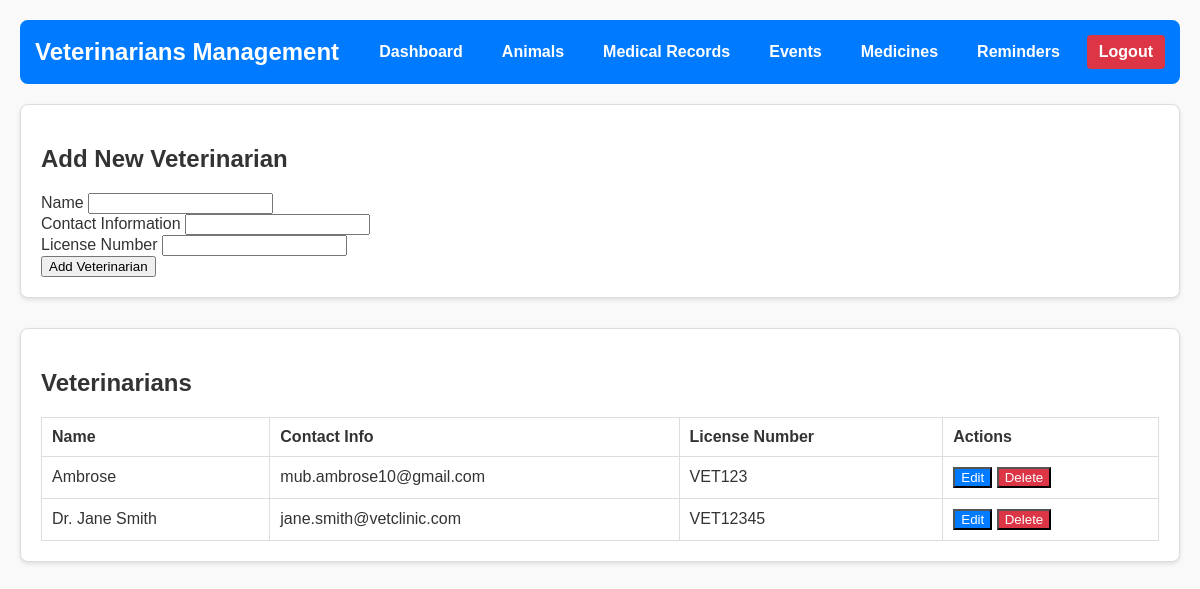
/veterinarians.php (signed in), run on the app's committed database.
### tables this page shows
CREATE TABLE `veterinarians` (
  `vet_id` int(11) NOT NULL,
  `name` varchar(255) NOT NULL,
  `contact_info` varchar(255) DEFAULT NULL,
  `license_number` varchar(100) NOT NULL
);

### veterinarians.php (the view, shortened to what this page needs)
<?php
require 'db.php';
$query = "SELECT * FROM veterinarians ORDER BY name";
$vets = $conn->query($query)->fetch_all(MYSQLI_ASSOC);
?>
<!DOCTYPE html>
<html lang="en">
<head>
    <link rel="stylesheet" href="veterinarians.css">
</head>
<body>
    <div class="dashboard-container">
        <header>
            <h1>Veterinarians Management</h1>
            <nav>
                <a href="dashboard.php">Dashboard</a>
                <a href="animals.php">Animals</a>
                <a href="medical_records.php">Medical Records</a>
                <a href="events.php">Events</a>
                <a href="medicines.php">Medicines</a>
                <a href="reminders.php">Reminders</a>
                <a href="logout.php" class="logout-btn">Logout</a>
            </nav>
        </header>
        <section class="vet-form">
            <h2>Add New Veterinarian</h2>
            <form method="POST">
                <div class="form-group">
                    <label for="name">Name</label>
                    <input type="text" id="name" name="name" required>
                </div>
                <div class="form-group">
                    <label for="contact_info">Contact Information</label>
                    <input type="text" id="contact_info" name="contact_info" required>
                </div>
                <div class="form-group">
                    <label for="license_number">License Number</label>
                    <input type="text" id="license_number" name="license_number" required>
                </div>
                <button type="submit" name="submit" class="submit-btn">Add Veterinarian</button>
            </form>
        </section>
        <section class="vets-list">
            <h2>Veterinarians</h2>
            <table>
                <thead>
                    <tr>
                        <th>Name</th>
                        <th>Contact Info</th>
                        <th>License Number</th>
                        <th>Actions</th>
                    </tr>
                </thead>
                <tbody>
                    <?php foreach ($vets as $vet): ?>
                        <tr>
                            <td><?php echo htmlspecialchars($vet['name']); ?></td>
                            <td><?php echo htmlspecialchars($vet['contact_info']); ?></td>
                            <td><?php echo htmlspecialchars($vet['license_number']); ?></td>
                            <td class="actions">
                                <button onclick="editVet(<?php echo htmlspecialchars(json_encode($vet)); ?>)" class="edit-btn">Edit</button>
                                <form method="POST" style="display: inline;">
                                    <button type="submit" name="delete" class="delete-btn"
                                            onclick="return confirm('Are you sure you want to delete this veterinarian?')">
                                        Delete
                                    </button>
                                </form>
                            </td>
                        </tr>
                    <?php endforeach; ?>
                </tbody>
            </table>
        </section>
    </div>
</body>
</html>

### veterinarians.css (style rules this page uses)
body { font-family: Arial, sans-serif; margin: 0; padding: 0; background-color: #f9f9f9; color: #333; }
.dashboard-container { max-width: 1200px; margin: 0 auto; padding: 20px; }
header { background-color: #007bff; color: white; padding: 15px; border-radius: 8px; display: flex; justify-content: space-between; align-items: center; margin-bottom: 20px; }
header h1 { font-size: 24px; margin: 0; }
header nav { display: flex; gap: 15px; }
header nav a { color: white; text-decoration: none; font-weight: bold; padding: 8px 12px; border-radius: 4px; transition: background-color 0.3s; }
.logout-btn { background-color: #dc3545; padding: 8px 12px; border-radius: 4px; font-weight: bold; }
.vet-form, .vets-list { background-color: #fff; border: 1px solid #ddd; border-radius: 8px; padding: 20px; margin-bottom: 30px; box-shadow: 0 2px 4px rgba(0, 0, 0, 0.1); }
table { width: 100%; border-collapse: collapse; }
table th, table td { padding: 10px; text-align: left; border: 1px solid #ddd; }
.edit-btn { background-color: #007bff; color: white; }
.delete-btn { background-color: #dc3545; color: white; }

### data on the page
veterinarians: name "Ambrose", contact_info "mub.ambrose10@gmail.com", license_number "VET123"
veterinarians: name "Dr. Jane Smith", contact_info "jane.smith@vetclinic.com", license_number "VET12345"
